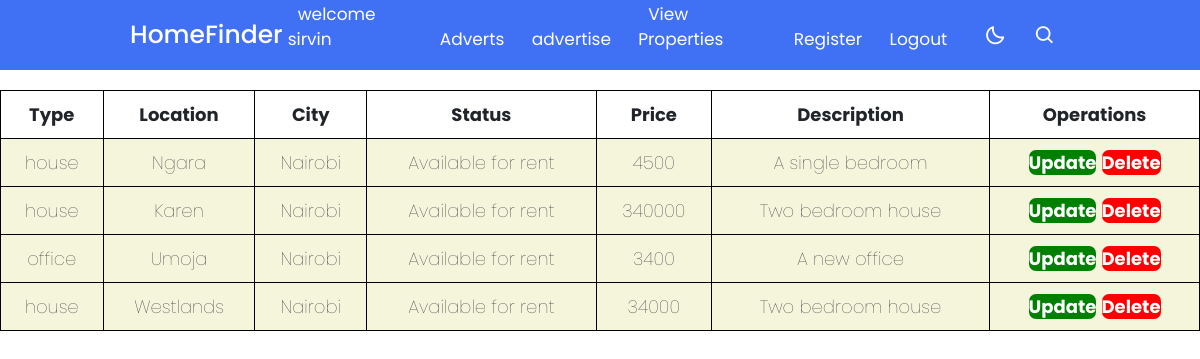
/view-property/ (signed in), run on the app's committed database.
### base/models.py (models this page shows, shortened)
class User(AbstractUser):
    username = models.CharField(max_length=200,null=True,unique=True)
    email = models.EmailField()
    avatar = models.ImageField(null=True,default="default.png")
    USERNAME_FIELD = 'username'
    REQUIRED_FIELDS = []

class property(models.Model):
    owner = models.ForeignKey(User, on_delete=models.CASCADE)
    description = models.CharField(max_length=50)
    price = models.IntegerField()
    location = models.CharField(max_length=20)
    city = models.CharField(max_length=20)
    type = models.CharField(max_length=20,choices=[('house','house'),('Apartment','Apartment'),('office','office'),('room','room'),])
    status = models.CharField(max_length=200, choices=[('Available for rent','Available for rent'),('Available for Sale','Available for Sale'),])
    image = models.ImageField()
    class Meta:
        verbose_name = ("property")
        verbose_name_plural = ("properties")

### base/views.py (the view)
# urls.py: path('view-property/',views.View,name='view'),
def View(request):
    properties = property.objects.filter(owner=request.user)
    property_count = properties.count()
    context = {
        'properties':properties,'property_count':property_count
    }
    return render(request, 'base/view.html',context)

### base/templates/base/view.html (shortened to what this page needs)
{% extends 'base/nav.html' %}
{% load static %}
{% block content %}
<!DOCTYPE html>
<html lang="en">
<head>
</head>
<body>
    <table border="3",cellspacing = "7">
     <tr>
        <th>Type</th>
        <th>Location</th>
        <th>City</th>
        <th>Status</th>
        <th>Price</th>
        <th>Description</th>
        <th>Operations</th>
      </tr>
      {% for item in properties %}
    <tr>
        <td>{{item.type}}</td>
        <td>{{item.location}}</td>
        <td>{{item.city}}</td>
        <td>{{item.status}}</td>
        <td>{{item.price}}</td>
        <td>{{item.description}}</td>
        <td><a class='update'; href='prop.php?id=$result[id]'>Update</a>
        <a class='delete'; href='delete.php?id=$result[id]'>Delete</a></td>
    {% endfor %}
    </tr>
</table>
</body>
</html>
{% endblock %}

### base/templates/base/nav.html (shortened to what this page needs)
{% load static %}
<!DOCTYPE html>
<html lang="en">
<head>
    <link rel="stylesheet" href="{% static 'css/style.css' %}">
    <link href='https://unpkg.com/boxicons@2.1.1/css/boxicons.min.css' rel='stylesheet'>
    <link rel="stylesheet" href="https://stackpath.bootstrapcdn.com/bootstrap/4.3.1/css/bootstrap.min.css"
 />
  <link rel="stylesheet" href="https://use.fontawesome.com/releases/v5.7.2/css/all.css"
 />
</head>
<body>
    <nav>
        <div class="nav-bar">
            <span class="logo navLogo"><a href="{% url 'index' %}">HomeFinder</a></span>
            <div class="menu">
                <ul class="nav-links">
                {% if user.is_authenticated %}
                <li><a href="#">welcome {{request.user}}</a></li>
                    <li><a href="#">Adverts</a></li>
                    <li><a href="#">advertise</a></li>
                    <li><a href="{% url 'property' %}">View Properties</a></li>
                    <li><a href="{% url 'regprop' %}">Register</a></li>
                    <li><a href="{% url 'logout' %}">Logout</a></li>
                {% endif %}
            </div>
            <div class="darkLight-searchBox">
                <div class="dark-light">
                    <i class='bx bx-moon moon'></i>
                </div>
                <form action="{% url 'search' %}" method="get">
                <div class="searchBox">
                   <div class="searchToggle">
                    <i class='bx bx-search search'></i>
                   </div>
                </div>
            </form>
            </div>
        </div>
    </nav>
    {% block content %}
    {% endblock %}
</body>
</html>

### base/static/css/style.css (style rules this page uses)
* { margin: 0; padding: 0; box-sizing: border-box; font-family: 'Poppins', sans-serif; transition: all 0.4s ease;; }
:root { --body-color: #E4E9F7; --nav-color: #4070F4; --side-nav: #010718; --text-color: #FFF; --search-bar: #F2F2F2; --search-text: #010718; }
body { height: 100vh; background-color: var(--body-color); }
nav { position: fixed; top: 0; left: 0; height: 70px; width: 100%; background-color: var(--nav-color); z-index: 100; }
nav .nav-bar { position: relative; height: 100%; max-width: 1000px; width: 100%; background-color: var(--nav-color); margin: 0 auto; padding: 0 30px; display: flex; align-items: center; justify-content: space-between; }
nav .nav-bar .logo a { font-size: 25px; font-weight: 500; color: var(--text-color); text-decoration: none; }
.nav-bar .nav-links { display: flex; align-items: center; }
.nav-bar .nav-links li { margin: 0 5px; list-style: none; }
.nav-links li a { position: relative; font-size: 17px; font-weight: 400; color: var(--text-color); text-decoration: none; padding: 10px; }
.nav-links li a::before { content: ''; position: absolute; left: 50%; bottom: 0; transform: translateX(-50%); height: 6px; width: 6px; border-radius: 50%; background-color: var(--text-color); opacity: 0; transition: all 0.3s ease; }
.nav-bar .darkLight-searchBox { display: flex; align-items: center; }
.darkLight-searchBox .dark-light, .darkLight-searchBox .searchToggle { height: 40px; width: 40px; display: flex; align-items: center; justify-content: center; margin: 0 5px; }
.dark-light i, .searchToggle i { position: absolute; color: var(--text-color); font-size: 22px; cursor: pointer; transition: all 0.3s ease; }
.searchBox { position: relative; }

### base/templates/base/view.html (style rules this page uses)
table { margin: 0 auto; font-size: large; border: 1px solid black; width: 100%; margin-top: 90px; }
td { background-color: beige; border: 1px solid black; }
th, td { font-weight: bold; border: 1px solid black; padding: 10px; text-align: center; }
td { font-weight: lighter; }
.update, .delete { background-color: green; text-decoration: none; color: white; border-radius: 7px; border: 0; outline: none; height: 23px; width: 80px; font-weight: bold; cursor: pointer; }
.delete { background-color: red; }

### data on the page
User: user "sirvin"
property: type "house", location "Ngara", city "Nairobi", status "Available for rent", price "4500", description "A single bedroom"
property: type "house", location "Karen", city "Nairobi", status "Available for rent", price "340000", description "Two bedroom house"
property: type "office", location "Umoja", city "Nairobi", status "Available for rent", price "3400", description "A new office"
property: type "house", location "Westlands", city "Nairobi", status "Available for rent", price "34000", description "Two bedroom house"
